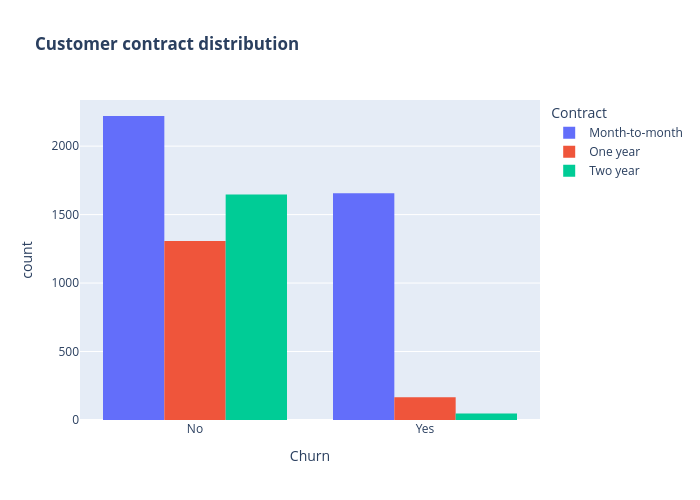

Notebook code for this chart:
### Code cell
import plotly.express as px
fig = px.histogram(df, x="Churn", color = "Contract", barmode = "group", title = "<b>Customer contract distribution<b>")
fig.update_layout(width=700, height=500, bargap=0.2)
fig.show()

### Figure 1 — Plotly figure (JSON) as saved in the notebook; plotly's stock layout.template omitted (floating-point values rounded to 4 significant figures; data arrays with more than 128 entries replaced by an {"elided": "..."} marker saying what was removed)
{"data": [{"alignmentgroup": "True", "bingroup": "x", "hovertemplate": "Contract=Month-to-month<br>Churn=%{x}<br>count=%{y}<extra></extra>", "legendgroup": "Month-to-month", "marker": {"color": "#636efa", "pattern": {"shape": ""}}, "name": "Month-to-month", "offsetgroup": "Month-to-month", "orientation": "v", "showlegend": true, "type": "histogram", "x": {"elided": "3875 str values"}, "xaxis": "x", "yaxis": "y"}, {"alignmentgroup": "True", "bingroup": "x", "hovertemplate": "Contract=One year<br>Churn=%{x}<br>count=%{y}<extra></extra>", "legendgroup": "One year", "marker": {"color": "#EF553B", "pattern": {"shape": ""}}, "name": "One year", "offsetgroup": "One year", "orientation": "v", "showlegend": true, "type": "histogram", "x": {"elided": "1473 str values"}, "xaxis": "x", "yaxis": "y"}, {"alignmentgroup": "True", "bingroup": "x", "hovertemplate": "Contract=Two year<br>Churn=%{x}<br>count=%{y}<extra></extra>", "legendgroup": "Two year", "marker": {"color": "#00cc96", "pattern": {"shape": ""}}, "name": "Two year", "offsetgroup": "Two year", "orientation": "v", "showlegend": true, "type": "histogram", "x": {"elided": "1695 str values"}, "xaxis": "x", "yaxis": "y"}], "layout": {"bargap": 0.2, "barmode": "group", "height": 500, "legend": {"title": {"text": "Contract"}, "tracegroupgap": 0}, "title": {"text": "<b>Customer contract distribution<b>"}, "width": 700, "xaxis": {"anchor": "y", "domain": [0, 1], "title": {"text": "Churn"}}, "yaxis": {"anchor": "x", "domain": [0, 1], "title": {"text": "count"}}}}
